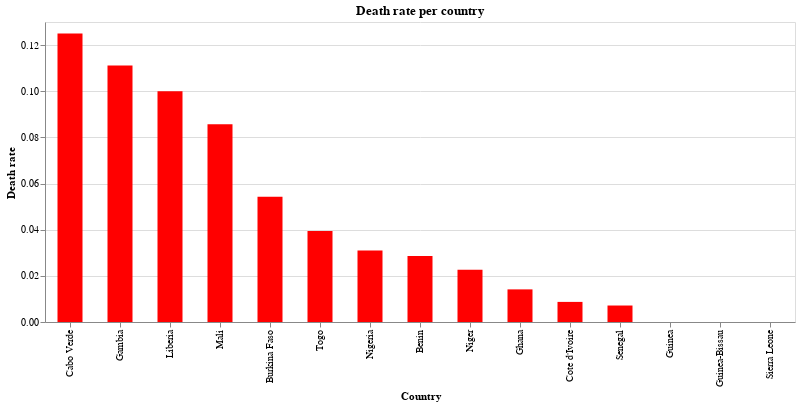

The code cell stored with this chart in its notebook:
### Markdown cell above
### Death rate per Country

### Code cell
source = covid_ana_sort

alt.Chart(source).mark_bar(size = 25).encode(x = alt.X('Country', sort='-y'), y = 'Death rate', color = alt.value('red'),).properties(width = alt.Step(50), height = 300, title = 'Death rate per country').interactive()

### Figure 1 — Vega-Lite specification as saved in the notebook (floating-point values rounded to 4 significant figures)
{"config": {"view": {"continuousWidth": 400, "continuousHeight": 300}}, "data": {"name": "data-95fb21f38656a3f9df2583a451c474e5"}, "mark": {"type": "bar", "size": 25}, "encoding": {"color": {"value": "red"}, "x": {"type": "nominal", "field": "Country", "sort": "-y"}, "y": {"type": "quantitative", "field": "Death rate"}}, "height": 300, "selection": {"selector003": {"type": "interval", "bind": "scales", "encodings": ["x", "y"]}}, "title": "Death rate per country", "width": {"step": 50}, "$schema": "https://vega.github.io/schema/vega-lite/v4.0.2.json", "datasets": {"data-95fb21f38656a3f9df2583a451c474e5": [{"Country": "Cote d'Ivoire", "Lat": 7.54, "Long": -5.547, "Date": "2020-04-12T00:00:00", "Confirmed_cases": 574, "Dead": 5, "Recovered": 85, "ill people": 489, "Death rate": 0.008711, "Recovered rate": 0.1481}, {"Country": "Ghana", "Lat": 7.947, "Long": -1.023, "Date": "2020-04-12T00:00:00", "Confirmed_cases": 566, "Dead": 8, "Recovered": 4, "ill people": 562, "Death rate": 0.01413, "Recovered rate": 0.007067}, {"Country": "Niger", "Lat": 17.61, "Long": 8.082, "Date": "2020-04-12T00:00:00", "Confirmed_cases": 529, "Dead": 12, "Recovered": 75, "ill people": 454, "Death rate": 0.02268, "Recovered rate": 0.1418}, {"Country": "Burkina Faso", "Lat": 12.24, "Long": -1.562, "Date": "2020-04-12T00:00:00", "Confirmed_cases": 497, "Dead": 27, "Recovered": 161, "ill people": 336, "Death rate": 0.05433, "Recovered rate": 0.3239}, {"Country": "Nigeria", "Lat": 9.082, "Long": 8.675, "Date": "2020-04-12T00:00:00", "Confirmed_cases": 323, "Dead": 10, "Recovered": 85, "ill people": 238, "Death rate": 0.03096, "Recovered rate": 0.2632}, {"Country": "Senegal", "Lat": 14.5, "Long": -14.45, "Date": "2020-04-12T00:00:00", "Confirmed_cases": 280, "Dead": 2, "Recovered": 171, "ill people": 109, "Death rate": 0.007143, "Recovered rate": 0.6107}, {"Country": "Guinea", "Lat": 9.946, "Long": -9.697, "Date": "2020-04-12T00:00:00", "Confirmed_cases": 250, "Dead": 0, "Recovered": 17, "ill people": 233, "Death rate": 0.0, "Recovered rate": 0.068}, {"Country": "Mali", "Lat": 17.57, "Long": -3.996, "Date": "2020-04-12T00:00:00", "Confirmed_cases": 105, "Dead": 9, "Recovered": 22, "ill people": 83, "Death rate": 0.08571, "Recovered rate": 0.2095}, {"Country": "Togo", "Lat": 8.62, "Long": 0.8248, "Date": "2020-04-12T00:00:00", "Confirmed_cases": 76, "Dead": 3, "Recovered": 29, "ill people": 47, "Death rate": 0.03947, "Recovered rate": 0.3816}, {"Country": "Liberia", "Lat": 6.428, "Long": -9.43, "Date": "2020-04-12T00:00:00", "Confirmed_cases": 50, "Dead": 5, "Recovered": 3, "ill people": 47, "Death rate": 0.1, "Recovered rate": 0.06}, {"Country": "Guinea-Bissau", "Lat": 11.8, "Long": -15.18, "Date": "2020-04-12T00:00:00", "Confirmed_cases": 38, "Dead": 0, "Recovered": 0, "ill people": 38, "Death rate": 0.0, "Recovered rate": 0.0}, {"Country": "Benin", "Lat": 9.308, "Long": 2.316, "Date": "2020-04-12T00:00:00", "Confirmed_cases": 35, "Dead": 1, "Recovered": 5, "ill people": 30, "Death rate": 0.02857, "Recovered rate": 0.1429}, {"Country": "Sierra Leone", "Lat": 8.461, "Long": -11.78, "Date": "2020-04-12T00:00:00", "Confirmed_cases": 10, "Dead": 0, "Recovered": 0, "ill people": 10, "Death rate": 0.0, "Recovered rate": 0.0}, {"Country": "Gambia", "Lat": 13.44, "Long": -15.31, "Date": "2020-04-12T00:00:00", "Confirmed_cases": 9, "Dead": 1, "Recovered": 2, "ill people": 7, "Death rate": 0.1111, "Recovered rate": 0.2222}, {"Country": "Cabo Verde", "Lat": 16.54, "Long": -23.04, "Date": "2020-04-12T00:00:00", "Confirmed_cases": 8, "Dead": 1, "Recovered": 1, "ill people": 7, "Death rate": 0.125, "Recovered rate": 0.125}]}}
